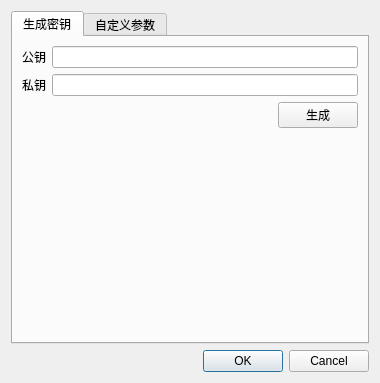
<?xml version="1.0" encoding="UTF-8"?>
<ui version="4.0">
 <class>AdvanceDialog</class>
 <widget class="QDialog" name="AdvanceDialog">
  <property name="geometry">
   <rect>
    <x>0</x>
    <y>0</y>
    <width>380</width>
    <height>383</height>
   </rect>
  </property>
  <property name="windowTitle">
   <string>高级</string>
  </property>
  <layout class="QVBoxLayout" name="verticalLayout_2">
   <item>
    <widget class="QTabWidget" name="tabWidget">
     <property name="currentIndex">
      <number>0</number>
     </property>
     <widget class="QWidget" name="generateKeyTab">
      <attribute name="title">
       <string>生成密钥</string>
      </attribute>
      <layout class="QVBoxLayout" name="verticalLayout">
       <item>
        <layout class="QFormLayout" name="formLayout">
         <item row="1" column="1">
          <widget class="QLineEdit" name="publicKeyLineEdit">
           <property name="readOnly">
            <bool>false</bool>
           </property>
          </widget>
         </item>
         <item row="2" column="0">
          <widget class="QLabel" name="privateKeyLabel">
           <property name="text">
            <string>私钥</string>
           </property>
          </widget>
         </item>
         <item row="2" column="1">
          <widget class="QLineEdit" name="privateKeyLineEdit">
           <property name="readOnly">
            <bool>false</bool>
           </property>
          </widget>
         </item>
         <item row="1" column="0">
          <widget class="QLabel" name="publicKeyLabel">
           <property name="text">
            <string>公钥</string>
           </property>
          </widget>
         </item>
        </layout>
       </item>
       <item>
        <layout class="QHBoxLayout" name="horizontalLayout_2">
         <item>
          <spacer name="horizontalSpacer">
           <property name="orientation">
            <enum>Qt::Horizontal</enum>
           </property>
           <property name="sizeHint" stdset="0">
            <size>
             <width>40</width>
             <height>20</height>
            </size>
           </property>
          </spacer>
         </item>
         <item>
          <widget class="QPushButton" name="generateKeyButton">
           <property name="text">
            <string>生成</string>
           </property>
          </widget>
         </item>
        </layout>
       </item>
       <item>
        <spacer name="verticalSpacer">
         <property name="orientation">
          <enum>Qt::Vertical</enum>
         </property>
         <property name="sizeHint" stdset="0">
          <size>
           <width>20</width>
           <height>40</height>
          </size>
         </property>
        </spacer>
       </item>
      </layout>
     </widget>
     <widget class="QWidget" name="customTab">
      <attribute name="title">
       <string>自定义参数</string>
      </attribute>
      <layout class="QVBoxLayout" name="verticalLayout_3">
       <item>
        <layout class="QHBoxLayout" name="horizontalLayout">
         <item>
          <widget class="QLabel" name="eLabel">
           <property name="text">
            <string>e</string>
           </property>
          </widget>
         </item>
         <item>
          <widget class="QLineEdit" name="eLineEdit"/>
         </item>
        </layout>
       </item>
       <item>
        <spacer name="verticalSpacer_2">
         <property name="orientation">
          <enum>Qt::Vertical</enum>
         </property>
         <property name="sizeHint" stdset="0">
          <size>
           <width>20</width>
           <height>228</height>
          </size>
         </property>
        </spacer>
       </item>
      </layout>
     </widget>
    </widget>
   </item>
   <item>
    <widget class="QDialogButtonBox" name="buttonBox">
     <property name="orientation">
      <enum>Qt::Horizontal</enum>
     </property>
     <property name="standardButtons">
      <set>QDialogButtonBox::Cancel|QDialogButtonBox::Ok</set>
     </property>
    </widget>
   </item>
  </layout>
 </widget>
 <resources/>
 <connections>
  <connection>
   <sender>buttonBox</sender>
   <signal>accepted()</signal>
   <receiver>AdvanceDialog</receiver>
   <slot>accept()</slot>
   <hints>
    <hint type="sourcelabel">
     <x>248</x>
     <y>254</y>
    </hint>
    <hint type="destinationlabel">
     <x>157</x>
     <y>274</y>
    </hint>
   </hints>
  </connection>
  <connection>
   <sender>buttonBox</sender>
   <signal>rejected()</signal>
   <receiver>AdvanceDialog</receiver>
   <slot>reject()</slot>
   <hints>
    <hint type="sourcelabel">
     <x>316</x>
     <y>260</y>
    </hint>
    <hint type="destinationlabel">
     <x>286</x>
     <y>274</y>
    </hint>
   </hints>
  </connection>
 </connections>
</ui>
